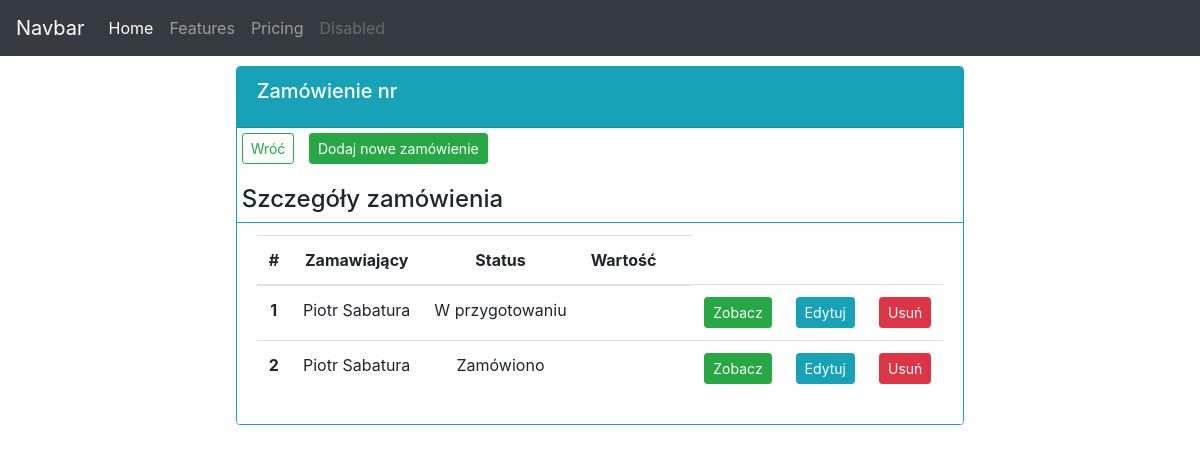
Screenshot of /orders/ with the database file from the repository.
### order_app/models.py (models this page shows, shortened)
class Order(models.Model):
    STATUS = (
        ('W przygotowaniu', 'W przygotowaniu'),
        ('Zamówiono', 'Zamówiono'),
        ('Dostarczono', 'Dostarczono'),
    )
    employee = models.ForeignKey(Employee, null=True, blank=True, on_delete=models.SET_NULL)
    product = models.ManyToManyField(Product, through="OrderProduct")
    date_created = models.DateTimeField(auto_now_add=True)
    status = models.CharField(max_length=200, choices=STATUS, null=True)
    note = models.TextField(max_length=1000, null=True, blank=True)

class Employee(models.Model):
    name = models.CharField(max_length=200, null=True)
    surname = models.CharField(max_length=200, null=True)
    phone = models.CharField(max_length=200, null=True, blank=True)
    email = models.EmailField(max_length=100, null=True, blank=True)
    date_added = models.DateTimeField(auto_now_add=True)
    def __str__(self):
        return f"{self.name.title()} {self.surname.title()}"

### order_app/views.py (the view)
# urls.py: path('orders/', ordersView, name='orders'),
def ordersView(request):
    orders = Order.objects.all()
    context = {'orders': orders}
    template = 'order_app/orders.html'
    return render(request, template, context)

### order_app/templates/order_app/orders.html (shortened to what this page needs)
{% extends 'order_app/base.html' %}
{% block content %}
<div class="row">
    <div class="col-md d-flex justify-content-center">
      <div class="card border-info" style="margin: 10px;">
        <div class="card-header bg-info text-white">
          <h5 class="card-title">Zamówienie nr</h5>
        </div>
          <p>
            <a class="btn btn-outline-success btn-sm" style="margin: 5px;" href="{% url 'order_app:orders' %}">Wróć</a>
            <a class="btn btn-success btn-sm" style="margin: 5px;"
               href="">Dodaj nowe zamówienie</a>
          </p>
          <h4 style="margin-left: 5px;">Szczegóły zamówienia</h4>
          <ul class="list-group list-group-flush">
            <li class="list-group-item border-info">
              <table class="table">
                <thead>
                  <tr class="text-center">
                    <th scope="col">#</th>
                    <th scope="col">Zamawiający</th>
                    <th scope="col">Status</th>
                    <th scope="col">Wartość</th>
                    <th scope="col"></th>
                  </tr>
                </thead>
                <tbody>
                  {% for order in orders %}
                  <tr class="text-center">
                    <th scope="row">{{forloop.counter}}</th>
                    <td>{{ order.employee }}</td>
                    <td>{{ order.status }}</td>
                    <td></td>
                    <td></td>
                    <td><a class="btn btn-sm btn-success" href="{% url 'order_app:order' order.id %}">Zobacz</a></td>
                    <td><a class="btn btn-sm btn-info" href="">Edytuj</a></td>
                    <td><a class="btn btn-sm btn-danger" href="">Usuń</a></td>
                  </tr>
                {% endfor %}
              </table>
            </li>
          </ul>
        </div>
      </div>
    </div>
{% endblock content %}

### rows the page displays
Order: employee "Piotr Sabatura", status "W przygotowaniu"
Order: employee "Piotr Sabatura", status "Zamówiono"
